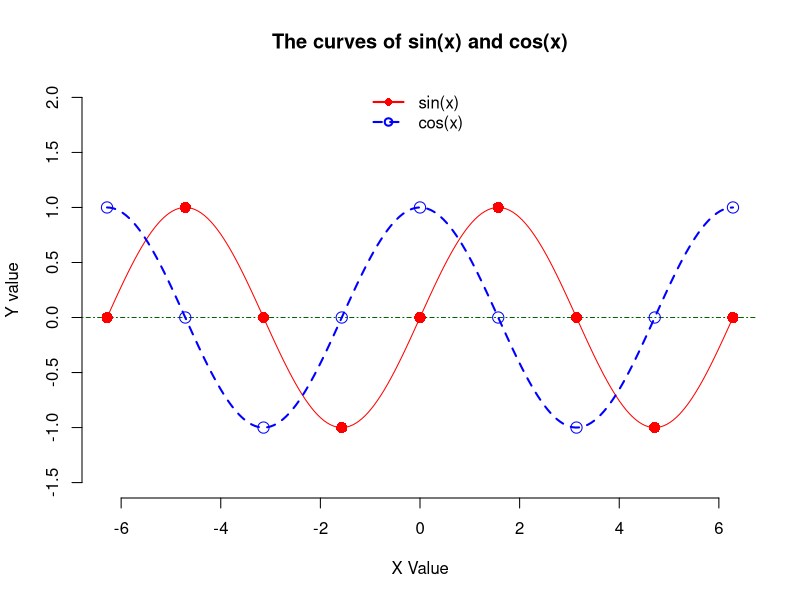

This chart was generated by the following R code:
## ---- chunk 1
# Detect, install and load packages if needed.
if (!require("knitr")) {
   install.packages("knitr")
   library(knitr)
}
if (!require("MASS")) {
   install.packages("MASS")
   library(MASS)
}
if (!require("nleqslv")) {
   install.packages("nleqslv")
   library(nleqslv)
}
#
# specifications of outputs of code in code chunks
knitr::opts_chunk$set(echo = TRUE,      # include code chunk in the output file
                      warnings = FALSE,  # sometimes, you code may produce warning messages,
                                         # you can choose to include the warning messages in
                                         # the output file. 
                      messages = FALSE,  #
                      results = TRUE     # you can also decide whether to include the output
                                         # in the output file.
                      )   
## ---- chunk 2
intVec = c(1,3,6,7)                  # vector of integers
charVec = c('One','Two','Three')     # vector of characters, string vector
logiVec = c(FALSE, TRUE)             # logical vectors
singe.Val.Vec = c("convergent")      # single element character vector
emptyVec = NULL                      # empty vector / null vector 
## 
intVec                               # type the of the name of intVec
## ---- chunk 3
exampleVec = c(1, 2, 3, 2, 7, 9, 11, 15, 7, 2)  # use this vector as an example
###
exampleVec[7]            # extract the 7th element in the vector
exampleVec[c(1,2,3)]     # extract the first three elements, c(1,2,3) is the vector of indexes
exampleVec[-7]           # drop the 7th element from the vector
exampleVec[-c(1,2,3)]    # drop the first three elements
duplVec = exampleVec     # duplicate an existing vector and rename it
## The following code replaces elements with NEW elements
duplVec[c(9,10)] = c(99,100)   # replace elements 7, 4 with 99 and 100 respectively.
duplVec                  # display the modified vector
## ---- chunk 4
A = c(5, 2, 3, 7, 5, 1, 9)
B = c(3, 2, 4, 8, 2, 7)
## next we define different new vectors using A and B
new01 = c(A,B)    # concatenate A and B
new01             # display new01
new02 = A-5       # subtract 5 from individual element in A 
new02
new03 = A^2       # square each individual element in A
new03
new04 = 2*A       # multiply each element of A by 2
new04
## ---- chunk 5
seq.vec = seq(1, 100, by = 2)       # This defines a sequence: 1, 3, 5, 7, ..., 99. by = jump
seq.vec
seq.vec01 = seq(1, 99, length = 5)  # This defines a sequence with 5 numbers that are equally spaced between 1 and 99.
seq.vec01
seq.vec02 = rep(1, 100)             # This defines a sequence with 100 1s.
seq.vec02
seq.vec03 = 3:10                    # This sequence: 3,4,5,6,7,8,9,10.
seq.vec03
seq.vec04 = letters                 # letters is a built-in vector of all lower case letters    
seq.vec04
seq.vec05 = LETTERS                 # LETTERS is a built-in vector of all uppercase letters
seq.vec05
LETTERS[1:7]                        # first 7 uppercase letters.
## ---- chunk 6
vec0 = 1:36
m01 = matrix(vec0, ncol = 9, byrow = TRUE)   # this defines a 4x9 matrix, the cells were filled from vec0 by rows
m01 
m02 = matrix(vec0, nrow = 6, byrow = FALSE)  # this defines a 6x6 square matrix, cells were filled from vec0 by column
m02
m03 = matrix(ncol = 5, nrow = 6)       # this defined a 5x6 empty matrix
m03
m03[4,5] = 99                          # replace the element in row 4 and column 5 with 99.
m03
## ---- chunk 7
x = seq(-2*pi, 2*pi, length = 200)  # define a sequence of numbers on the interval
f1 = sin(x)                         # evaluate f1 = sin(x) at these values
f2 = cos(x)                         # evaluate f2 = cos(x) at these values
##
plot(x, f1,                         # x- and y- coordinates
        type = "l",                 # lower case l in the quote means line. The default option is point. "b" = both line and point.
        xlab = "X Value",           # label of x-axis, if not specified, the name of x vector will be used
        ylab = "Y value", 
        ylim = c(-1.5, 2.0),        # the limits of y-axis, must be a vector of two values. The default limits are min and max of f1
        xlim = c(-2*pi, 2*pi),      # the limits of x-axis, if it is not provided, the min and max values of x will be used.
        col = "red",                # select a color for the line
        lty = 1,                    # line type. 1 = solid, 2 = dash, ....
        cex = 1.2,                  # size, default = 1
        main = "The curves of sin(x) and cos(x)",   # the title of the plot.
        bty = "n"                   # remove the outbox on the plot. The default plot has an outer box.
     )
abline(h = 0, lty = 4, col = "darkgreen")                       # add a horizontal line at y = 0
lines(x, f2, lty = 2, lwd = 2, col = "blue")                    # cos(x) curve to the existing plot. Caution: use lines(), not plot().
## add a few special points on both curves
pt.x = seq(-2*pi, 2*pi, length = 9)                             # select 9 x-coordinates to make 9 points
pt.y1 = sin(pt.x)                                               # 
pt.y2 = cos(pt.x)
## Adding points to the two curves
points(pt.x, pt.y1,                    # add points to f1 = sin(x)
         pch = 16,                     # point types, there 20+ types of points in R
         col = "red",
         cex = 1.5)                    # size of the points, default cex = 1
points(pt.x, pt.y2, pch = 21, col = "blue", cex = 1.5)
## adding legends
legend("top",      # location of the legend, other locations: "bottom", "topleft", "topright" bottomleft", "bottomright", providing
                   # the coordinates of the location to place the legend.
              c("sin(x)", "cos(x)"),         # label of the corresponding curves
              pch = c(16, 21),               # the corresponding point type
              col = c("red", "blue"),        # corresponding color
              lty = c(1, 2),                 # corresponding line type
              lwd = c(2,2),                  # corresponding line width
              bty = "n")                     # no box placed around the legend
